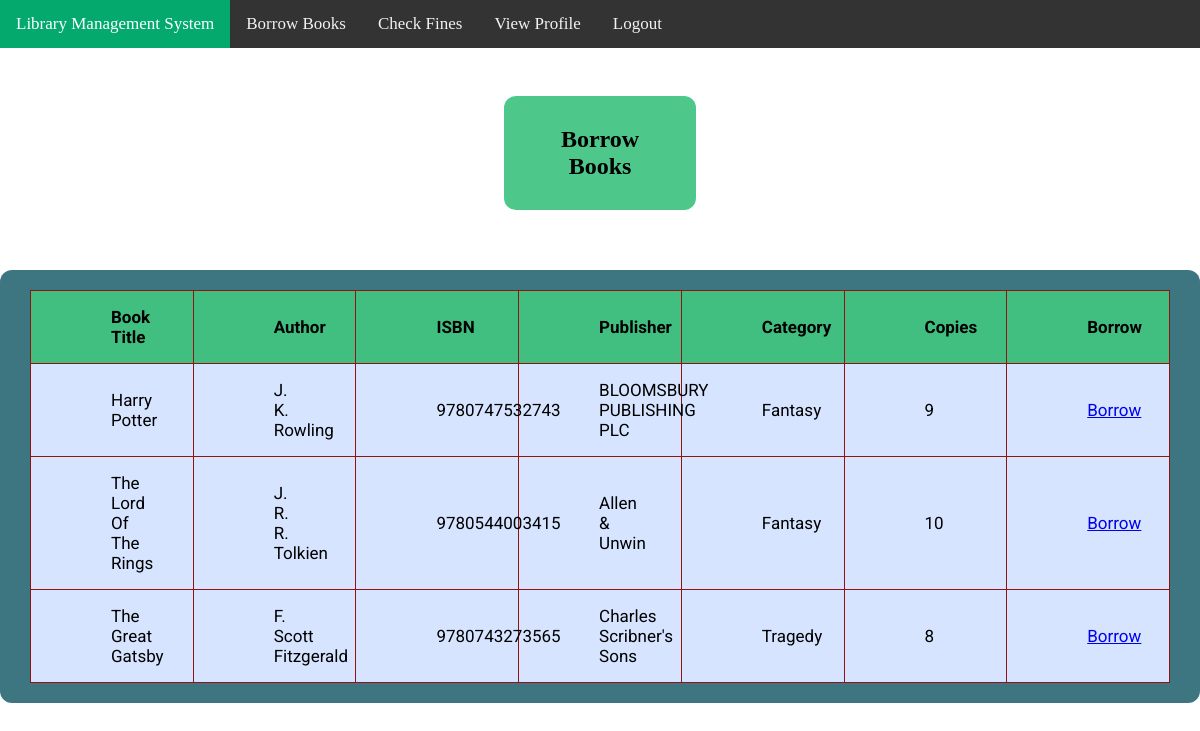
/borrow.php (signed in), run on the app's committed database.
### tables this page shows
CREATE TABLE `books` (
  `title` text NOT NULL,
  `author` text NOT NULL,
  `isbn` text NOT NULL,
  `publisher` text NOT NULL,
  `category` text NOT NULL,
  `copies` int(11) NOT NULL
);

### includes/queryDB.php (called while the page is built, shortened)
<?php
class db {
    protected $connection;
	protected $query;
	public function __construct($dbhost = 'localhost', $dbuser = 'root', $dbpass = '', $dbname = '', $charset = 'utf8') {
		$this->connection = new mysqli($dbhost, $dbuser, $dbpass, $dbname);
		$this->connection->set_charset($charset);
	}
    public function query($query) {
		if ($this->query = $this->connection->prepare($query)) {
            $this->query->execute();
        } else {
            $this->error('Unable to prepare MySQL statement (check your syntax) - ' . $this->connection->error);
        }
		return $this;
    }
	public function fetchAll($callback = null) {
	    $params = array();
        $row = array();
	    $meta = $this->query->result_metadata();
	    while ($field = $meta->fetch_field()) {
	        $params[] = &$row[$field->name];
	    }
	    call_user_func_array(array($this->query, 'bind_result'), $params);
        $result = array();
        while ($this->query->fetch()) {
            $r = array();
            foreach ($row as $key => $val) {
                $r[$key] = $val;
            }
            if ($callback != null && is_callable($callback)) {
                $value = call_user_func($callback, $r);
                if ($value == 'break') break;
            } else {
                $result[] = $r;
            }
        }
		return $result;
	}
}
?>

### borrow.php (the view, shortened to what this page needs)
<?php
    require 'includes/queryDB.php';
    $db = new db('localhost', 'root', 'root', 'library_database');
?>
<!DOCTYPE html>
<html>
<head>
	<?php
		include 'includes/header.php';
	?>
</head>
<body style="background-image: url('img/img_3.jpg');">
	<?php
		include 'includes/memberNavbar.php';
	?>
	<h2 class = "heading">Borrow Books</h2>
	<div class="table_container">
            <table id="member_table">
                <thead>
                    <tr>
                        <th>Book Title</th>
                        <th>Author</th>
                        <th>ISBN</th>
                        <th>Publisher</th>
                        <th>Category</th>
                        <th>Copies</th>
                        <th>Borrow</th>
                    </tr>
                </thead>
                <tbody>
                    <?php
                        $books = $db->query('SELECT * FROM books');
                        $books = $books->fetchAll();
                        foreach ($books as $book)
                        {
                    ?>
                    <tr>
                        <td><?php echo $book['title']; ?></td>
                        <td><?php echo $book['author']; ?></td>
                        <td><?php echo $book['isbn']; ?></td>
                        <td><?php echo $book['publisher']; ?></td>
                        <td><?php echo $book['category']; ?></td>
                        <td><?php echo $book['copies']; ?></td>
                        <td><a href="borrowQuery.php?title=<?php echo $book['title']; ?>">Borrow</a></td>
                    </tr>
                    <?php } ?>
                </tbody>
            </table>
		</div>
</body>
</html>

### includes/header.php (shortened to what this page needs)
<link rel="stylesheet" type="text/css" href="css/style.css">

### includes/memberNavbar.php
<div class="topnav">
    <a class = "active" href="memberHome.php">Library Management System</a>
    <a href="borrow.php">Borrow Books</a>
    <a href="fine.php">Check Fines</a>
    <a href="profile.php">View Profile</a>
    <a href="logout.php">Logout</a>
</div>

### css/style.css (style rules this page uses)
* { margin: 0; padding: 0; }
body { background-image: url('../img/img_3.jpg'); background-repeat: no-repeat; background-attachment: fixed; background-size: cover; }
.topnav { background-color: #333; overflow: hidden; }
.topnav a { float: left; color: #f2f2f2; text-align: center; padding: 14px 16px; text-decoration: none; font-size: 17px; }
.topnav a.active { background-color: #04AA6D; color: white; }
.heading { text-align: center; margin: 4% 42%; padding: 30px; background-color: rgb(63, 195, 128, 92%); border-radius: 12px; }
.table_container { width: 100vw; position: relative; margin-left: -50vw; height: max-content; margin-top: 60px; padding-top: 20px; padding-bottom: 20px; left: 50%; background-color: rgb(51, 110, 123, 95%); border-radius: 12px; text-align: center; }
#member_table { table-layout:fixed; width:95%; border-collapse: collapse; font-size: 17px; font-family: 'Roboto', sans-serif; margin-left: 2.5%; }
#member_table th { border: 1px solid rgb(146, 17, 17); padding: 1.0rem 5rem; text-align: center; background: hsl(150, 50%, 50%); }
#member_table td { border: 1px solid rgb(146, 17, 17); padding: 1.0rem 5rem; text-align: center; background: #d6e4ff; }

### data on the page
books: title "Harry Potter", author "J. K. Rowling", isbn "9780747532743", publisher "BLOOMSBURY PUBLISHING PLC", category "Fantasy", copies "9"
books: title "The Lord Of The Rings", author "J. R. R. Tolkien", isbn "9780544003415", publisher "Allen & Unwin", category "Fantasy", copies "10"
books: title "The Great Gatsby", author "F. Scott Fitzgerald", isbn "9780743273565", publisher "Charles Scribner's Sons", category "Tragedy", copies "8"
